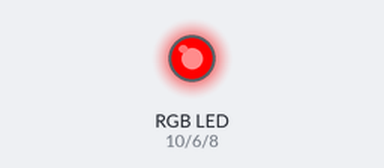
Bench run of a sketch on a simulated Arduino Uno, built with avr-gcc and run on an emulated ATmega328P. Shown: an RGB LED mixed from three pins (HIGH = lit).

Above: at 0.5 s.
At 2.5 s:
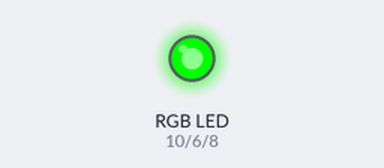
At 3.5 s:
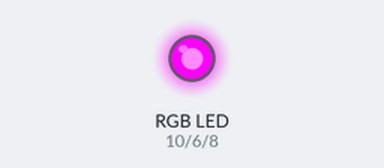
At 4.5 s:
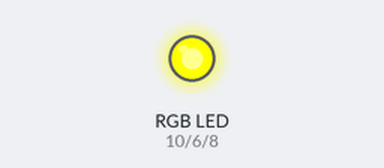
At 6.5 s:
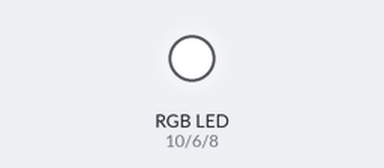
At 8.5 s:
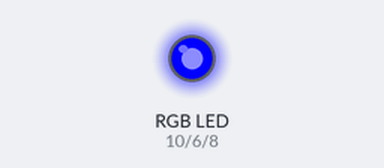
Timing chart, 0 to 9.1 s (numbered marks = the images above):
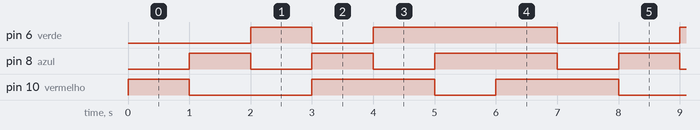

The sketch:

exemplo6-7.ino
```cpp
#define vermelho 10
#define azul 8
#define verde 6

void setup() {
    pinMode(vermelho, OUTPUT);
    pinMode(azul, OUTPUT);
    pinMode(verde, OUTPUT);
}


void loop() {
    // Acender luz vermelha
    rgb(1, 0, 0);
    delay(1000);
    // acender luz azul
    rgb(0, 1, 0);
    delay(1000);
    // luz verde
    rgb(0, 0, 1);
    delay(1000);
    // luz vermelha e azul
    rgb(1, 1, 0);
    delay(1000);
    // luz vermelha e verde
    rgb(1, 0, 1);
    delay(1000);
    // luz azul e verde
    rgb(0, 1, 1);
    delay(1000);
    // luz branca
    rgb(1, 1, 1);
    delay(1000);
}

void rgb(int valorVermelho, int valorAzul, int valorVerde) {
    digitalWrite(vermelho, valorVermelho);
    digitalWrite(azul, valorAzul);
    digitalWrite(verde, valorVerde);
}
```

Measured:
- by itself, pin 6 (verde): repeats every 7.0 s: LOW 1.0 s, HIGH 3.0 s, LOW 2.0 s, HIGH 1.0 s
- by itself, pin 8 (azul): repeats every 7.0 s: LOW 1.0 s, HIGH 1.0 s, LOW 1.0 s, HIGH 2.0 s, LOW 1.0 s, HIGH 1.0 s
- by itself, pin 10 (vermelho): repeats every 7.0 s: LOW 2.0 s, HIGH 2.0 s, LOW 1.0 s, HIGH 2.0 s
